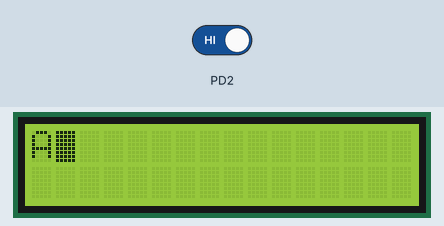
Bench run of a program on a simulated ATmega32, built with avr-gcc and emulated at 8 MHz. On the bench: 16×2 character LCD. Wiring (inferred from the names in the program): character LCD (HD44780): RS PA2; R/W PA3; E PA4; data PC0, PC1, PC2, PC3, PC4, PC5, PC6, PC7. Inputs (shaded band) come from the test bench; at power-on: PD2 HIGH.

Above: at 1.2 s.
1.3 s: PD2 driven LOW
At 3.5 s:
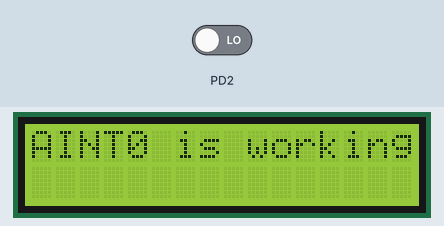
At 8.1 s:
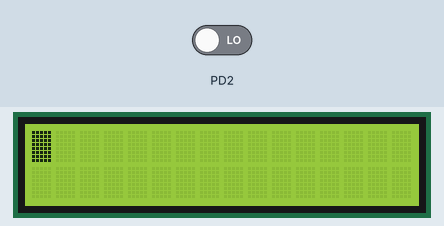
Timing chart, 0 to 9.6 s (numbered marks = the images above; inputs shaded):
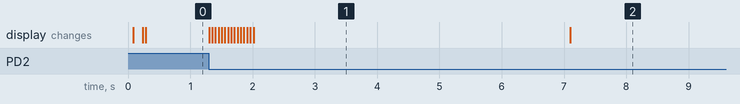

The program:

main.c
```c
/*
 * mcal.c
 *
 * Created: 09/05/2022 01:21:10 م
 * Author : hazem
 */

#include <avr/io.h>

#include<avr/interrupt.h>
#include "Atmega32.h"
#include "gpio.h"
#include "keypad.h"
#include "lcd.h"
#include "EXTI.h"

/*
void gpio_init() {
	GPIO_PinConfig_t PinConfig;
	PinConfig.GPIO_PinNumber = GPIO_PIN_0;
	PinConfig.GPIO_MODE = GPIO_MODE_OUTPUT_PP;
	MCAL_GPIO_Init(GPIOA,&PinConfig);


	PinConfig.GPIO_PinNumber = GPIO_PIN_1;
	PinConfig.GPIO_MODE = GPIO_MODE_INPUT_PU;
	MCAL_GPIO_Init(GPIOA,&PinConfig);

}
*/
unsigned int IRQ_FLAG = 0;


void Interupt_INT0(void)
{
	IRQ_FLAG = 1;
	HCAL_LCD_WRITE_STRING("INT0 is working");
	_delay_ms(5000);
}
/*
ISR(INT0_vect)
{
		IRQ_FLAG = 1;
		HCAL_LCD_WRITE_STRING("INT0 is working");
		_delay_ms(5000);
}
*/
int main(void)
{
	EXTI_PinConfig_t EX;
	EX.EXTI_PIN = INT0_Falling;
	EX.IRQ_EN = EXTI_IRQ_Enable;
	EX.P_IRQ_callBack = Interupt_INT0;
	MCAL_EXTI_GPIO_Init(&EX);
	Interupt_Enable();
	//MCUCR |= (1<<1);
	//GICR |= (1<<6);

	//SREG |= (1<<7);

	HCAL_LCD_INIT();
	HCAL_LCD_WRITE_CHAR('A');
	_delay_ms(1000);
	HCAL_LCD_clear_screen();
	IRQ_FLAG = 1;
	while (1)
    {
		if (IRQ_FLAG == 1)
		{
				HCAL_LCD_clear_screen();
				IRQ_FLAG = 0;
		}


    }
}
```

Atmega32.h
```c
/*
 * Atmega32.h
 *
 * Created: 09/05/2022 01:35:29 م
 *  Author: hazem
 */


#ifndef ATMEGA32_H_
#define ATMEGA32_H_

#include <avr/io.h>
#include <stdint.h>
#define F_CPU 8000000UL
#include <util/delay.h>

// GPIO related ref

#define GPIOA_Base 0x39UL
#define GPIOB_Base 0x36UL
#define GPIOC_Base 0x33UL
#define GPIOD_Base 0x30UL

#define SREG_Base 0x5FUL

#define EXTI_Base 0x54UL

typedef struct
{
	volatile uint8_t  PIN ;
	volatile uint8_t  DDR ;
	volatile uint8_t  PORT ;
}GPIO_TypeDef;

typedef struct
{
	volatile uint8_t MCUCSR_r;
	volatile uint8_t MCUCR_r;
	volatile uint8_t reserved[4];
	volatile uint8_t GIFR_r ;
	volatile uint8_t GICR_r ;
}EXTI_TypeDef;

#define GPIOA ((GPIO_TypeDef *)GPIOA_Base)
#define GPIOB ((GPIO_TypeDef *)GPIOB_Base)
#define GPIOC ((GPIO_TypeDef *)GPIOC_Base)
#define GPIOD ((GPIO_TypeDef *)GPIOD_Base)

#define SREG_r	*(volatile uint8_t *)(SREG_Base)

#define EXTI ((EXTI_TypeDef *)EXTI_Base)


//-*-*-*-*-*-*-*-*-*-*-*-
//Macros :
//-*-*-*-*-*-*-*-*-*-*-*

#define Interupt_Enable() (SREG_r |= (1<<7));
#define Interupt_Disable() (SREG_r &= ~(1<<7));

//-*-*-*-*-*-*-*-*-*-*-*-
//IVT :
//-*-*-*-*-*-*-*-*-*-*-*
//EXTI
#define INT0_IRQ 2
#define INT1_IRQ 3
#define INT2_IRQ 4

#endif /* ATMEGA32_H_ */
```

EXTI.c
```c
/*
 * EXTI.c
 *
 * Created: 03/06/2022 05:31:59 م
 *  Author: hazem
 */

#include "Atmega32.h"
#include "EXTI.h"
#include "gpio.h"


void(* GP_IRQ_callBack[3])(void);


#define EXTI_Mapping_Register(x)     ( (x == EXTI0 || x == EXTI1) ? &(EXTI->MCUCR_r) : &(EXTI->MCUCSR_r) )


#define EXTI_Mapping_postion(x)     ( (x == EXTI0 ) ? 0 : (x == EXTI1)  ?  2 : 6 )

#define EXTI_Enable_position(x)		((x == EXTI0 ) ?  6 : (x == EXTI1)  ?  7 : 5)

void Update_EXTI(EXTI_PinConfig_t * EXTI_Config)
{
	// 1 - Config GPIO as input floating
	GPIO_PinConfig_t PinConfig;
	PinConfig.GPIO_PinNumber = EXTI_Config->EXTI_PIN.GPIO_PIN;
	PinConfig.GPIO_MODE = GPIO_MODE_INPUT_FLO;
	MCAL_GPIO_Init(EXTI_Config->EXTI_PIN.GPIO_PORT,&PinConfig);

	// 2 position
	volatile uint8_t * Config_register = EXTI_Mapping_Register(EXTI_Config->EXTI_PIN.ETI_InputLineNumber);
	volatile uint8_t position = EXTI_Mapping_postion(EXTI_Config->EXTI_PIN.ETI_InputLineNumber);

	// 3 config
	if (Config_register == &(EXTI->MCUCR_r))
	{
		*Config_register &= ~(0b11 << position);
	}
	else
	{
		*Config_register &= ~(1 << position);
	}

	*Config_register |= ( EXTI_Config->EXTI_PIN.Trigger_Case << position);

	// 4 call back function
	GP_IRQ_callBack[EXTI_Config->EXTI_PIN.ETI_InputLineNumber] = EXTI_Config->P_IRQ_callBack;

	// 5 -ENable
	volatile uint8_t Enable_position =  EXTI_Enable_position(EXTI_Config->EXTI_PIN.ETI_InputLineNumber);
	if (EXTI_Config->IRQ_EN == EXTI_IRQ_Enable)
	{
		EXTI->GICR_r |= (1<<Enable_position);
	}
	else
	{
		EXTI->GICR_r &= ~(1<<Enable_position);
	}

}
void MCAL_EXTI_GPIO_Init(EXTI_PinConfig_t * EXTI_Config)
{
	Update_EXTI(EXTI_Config);
}
void MCAL_EXTI_GPIO_DeInit(void)
{
	EXTI->GICR_r &= ~(0b111<<5);
	EXTI->GIFR_r &= ~(0b111<<5);
	EXTI->MCUCSR_r &= ~(1<<6);
	EXTI->MCUCSR_r &= ~(0x0F);
}

void MCAL_EXTI_GPIO_Update(EXTI_PinConfig_t * EXTI_Config)
{
	Update_EXTI(EXTI_Config);
}

ISR (INT0_vect)          //External interrupt_zero ISR
{
	GP_IRQ_callBack[0]();
	// EXTI->GIFR_r |= (1<<6) cleared by sw
}
ISR (INT1_vect)        //External interrupt_one ISR
{
	GP_IRQ_callBack[1]();
}
ISR (INT2_vect)        //External interrupt_one ISR
{
	GP_IRQ_callBack[2]();
}
```

EXTI.h
```c
/*
 * EXTI.h
 *
 * Created: 03/06/2022 05:31:45 م
 *  Author: hazem
 */


#ifndef EXTI_H_
#define EXTI_H_


#include<avr/interrupt.h>
#include "Atmega32.h"
#include "gpio.h"


typedef struct
{
	uint8_t ETI_InputLineNumber ;
	GPIO_TypeDef *  GPIO_PORT;
	uint16_t GPIO_PIN ;
	uint8_t IVT_IRQ_Number;
	uint8_t Trigger_Case; // @ref Cases


}EXTI_GPIO_Mapping_Config_t;

typedef struct
{
	EXTI_GPIO_Mapping_Config_t EXTI_PIN ; // specifies the external interrupt GPIO mapping , @ref EXTI_define

	void(* P_IRQ_callBack)(void); // set the c function to be called once the IRQ happen

	uint8_t IRQ_EN;

}EXTI_PinConfig_t;

#define EXTI0 0 // INT 0
#define EXTI1 1
#define EXTI2 2

// @ref EXTI_Trigger
#define EXTI_Trigger_LowLevel   			0
#define EXTI_Trigger_RisingAndFalling   	1
#define EXTI_Trigger_FALLING   				2
#define EXTI_Trigger_RISING   				3

#define EXTI_Trigger_RISING_INT2		1
#define EXTI_Trigger_FALLING_INT2		0


#define EXTI_IRQ_Enable 1
#define EXTI_IRQ_Disable 0


#define INT0_Rising						(EXTI_GPIO_Mapping_Config_t){EXTI0, GPIOD , GPIO_PIN_2 , INT0_IRQ , EXTI_Trigger_RISING }
#define INT0_Falling					(EXTI_GPIO_Mapping_Config_t){EXTI0, GPIOD , GPIO_PIN_2 , INT0_IRQ , EXTI_Trigger_FALLING }
#define INT0_RisingAndFalling			(EXTI_GPIO_Mapping_Config_t){EXTI0, GPIOD , GPIO_PIN_2 , INT0_IRQ , EXTI_Trigger_RisingAndFalling }
#define INT0_LowLevel					(EXTI_GPIO_Mapping_Config_t){EXTI0, GPIOD , GPIO_PIN_2 , INT0_IRQ , EXTI_Trigger_LowLevel }

#define INT1_Rising						(EXTI_GPIO_Mapping_Config_t){EXTI1, GPIOD , GPIO_PIN_3 , INT1_IRQ , EXTI_Trigger_RISING }
#define INT1_Falling					(EXTI_GPIO_Mapping_Config_t){EXTI1, GPIOD , GPIO_PIN_3 , INT1_IRQ , EXTI_Trigger_FALLING }
#define INT1_RisingAndFalling			(EXTI_GPIO_Mapping_Config_t){EXTI1, GPIOD , GPIO_PIN_3 , INT1_IRQ , EXTI_Trigger_RisingAndFalling }
#define INT1_LowLevel					(EXTI_GPIO_Mapping_Config_t){EXTI1, GPIOD , GPIO_PIN_3 , INT1_IRQ , EXTI_Trigger_LowLevel }

#define INT2_Rising						(EXTI_GPIO_Mapping_Config_t){EXTI2, GPIOB , GPIO_PIN_2 , INT2_IRQ , EXTI_Trigger_RISING_INT2 }
#define INT2_Falling					(EXTI_GPIO_Mapping_Config_t){EXTI2, GPIOB , GPIO_PIN_2 , INT2_IRQ , EXTI_Trigger_FALLING_INT2 }


void MCAL_EXTI_GPIO_Init(EXTI_PinConfig_t * EXTI_Config);
void MCAL_EXTI_GPIO_DeInit(void);

void MCAL_EXTI_GPIO_Update(EXTI_PinConfig_t * EXTI_Config);


#endif /* EXTI_H_ */
```

gpio.c
```c
/*
 * gpio.c
 *
 * Created: 09/05/2022 04:44:28 م
 *  Author: hazem
 */

#include "Atmega32.h"
#include "gpio.h"


void MCAL_disable_Pull_up()
{
	SFIOR |= (1<<2);
}
void MCAL_enable_Pull_up()
{
	SFIOR &= ~(1<<2);
}


void MCAL_GPIO_Init (GPIO_TypeDef *GPIOx, GPIO_PinConfig_t* PinConfig)
{

	if (PinConfig->GPIO_MODE == GPIO_MODE_INPUT_FLO)
	{
		GPIOx->DDR &= ~(PinConfig->GPIO_PinNumber);
		GPIOx->PORT &= ~(PinConfig->GPIO_PinNumber);
	}
	else if (PinConfig->GPIO_MODE == GPIO_MODE_INPUT_PU)
	{
		GPIOx->DDR &= ~(PinConfig->GPIO_PinNumber);
		GPIOx->PORT |= (PinConfig->GPIO_PinNumber);
	}
	else if (PinConfig->GPIO_MODE == GPIO_MODE_OUTPUT_PP)
	{
		GPIOx->DDR |= (PinConfig->GPIO_PinNumber);
	}
}
void MCAL_GPIO_DeInit (GPIO_TypeDef *GPIOx)
{
	GPIOx->DDR = 0x00;
	GPIOx->PORT = 0x00;
}

uint8_t MCAL_GPIO_ReadPin (GPIO_TypeDef *GPIOx,uint8_t PinNumber )
{

	if((GPIOx->PIN & PinNumber) != GPIO_PIN_RESET  )
		return GPIO_PIN_SET;
	else
		return GPIO_PIN_RESET;
}
uint8_t MCAL_GPIO_ReadPort (GPIO_TypeDef *GPIOx)
{
	return GPIOx->PIN;
}

void MCAL_GPIO_WritePin (GPIO_TypeDef *GPIOx,uint8_t PinNumber , uint8_t Value)
{
	if (Value == GPIO_PIN_SET)
	{
		GPIOx->PORT |= PinNumber;
	}
	else
	{
		GPIOx->PORT &= ~(PinNumber);
	}

}
void MCAL_GPIO_WritePort (GPIO_TypeDef *GPIOx , uint8_t Value)
{
	GPIOx->PORT = Value;
}

void MCAL_GPIO_TogglePin (GPIO_TypeDef *GPIOx,uint8_t PinNumber )
{
	GPIOx->PORT ^= PinNumber;

}
```

gpio.h
```c
/*
 * gpio.h
 *
 * Created: 09/05/2022 04:29:52 م
 *  Author: hazem
 */


#ifndef GPIO_H_
#define GPIO_H_

#include "Atmega32.h"

//Config Structure

typedef struct
{
	uint8_t GPIO_PinNumber ; // Specifies the GPIO pins to be configured.
	// This parameter must be set based on @ref GPIO_PINS_define

	uint8_t  GPIO_MODE      ; // Specifies the operating mode for the selected pins
	// This parameter can be a value of @ref GPIO_MODE_define

}GPIO_PinConfig_t;

//@ref GPIO_PIN_state
#define GPIO_PIN_SET    	1
#define GPIO_PIN_RESET     0

//================================
//Macros Configuration References
//================================

// @ref GPIO_PINS_define
#define GPIO_PIN_0                 ((uint8_t)0x01)  /* Pin 0 selected    */
#define GPIO_PIN_1                 ((uint8_t)0x02)  /* Pin 1 selected  10  */
#define GPIO_PIN_2                 ((uint8_t)0x04)  /* Pin 2 selected  100  */
#define GPIO_PIN_3                 ((uint8_t)0x08)  /* Pin 3 selected  1000  */
#define GPIO_PIN_4                 ((uint8_t)0x10)  /* Pin 4 selected  10000  */
#define GPIO_PIN_5                 ((uint8_t)0x20)  /* Pin 5 selected    */
#define GPIO_PIN_6                 ((uint8_t)0x40)  /* Pin 6 selected    */
#define GPIO_PIN_7                 ((uint8_t)0x80)  /* Pin 7 selected    */
#define GPIO_PIN_All               ((uint8_t)0xFF)  /* All pins selected */

//@ref GPIO_MODE_define

#define  GPIO_MODE_INPUT_FLO                     0x00000001u   //Floating input
#define  GPIO_MODE_INPUT_PU                      0x00000002u   //Input with pull-up
#define  GPIO_MODE_OUTPUT_PP                     0x00000003u   //General purpose output push-pull


// default is enabled
void MCAL_disable_Pull_up();
void MCAL_enable_Pull_up();

void MCAL_GPIO_Init (GPIO_TypeDef *GPIOx, GPIO_PinConfig_t* PinConfig);
void MCAL_GPIO_DeInit (GPIO_TypeDef *GPIOx);

uint8_t MCAL_GPIO_ReadPin (GPIO_TypeDef *GPIOx,uint8_t PinNumber );
uint8_t MCAL_GPIO_ReadPort (GPIO_TypeDef *GPIOx);

void MCAL_GPIO_WritePin (GPIO_TypeDef *GPIOx,uint8_t PinNumber , uint8_t Value);
void MCAL_GPIO_WritePort (GPIO_TypeDef *GPIOx , uint8_t Value);

void MCAL_GPIO_TogglePin (GPIO_TypeDef *GPIOx,uint8_t PinNumber );


#endif /* GPIO_H_ */
```

keypad.c
```c
/*
 * keypad.c
 *
 * Created: 17/05/2022 09:37:12 م
 *  Author: hazem
 */

#include "keypad.h"

uint8_t rows[] = {R0,R1,R2,R3};
uint8_t cols[] = {C0,C1,C2,C3};

void HCAL_Keypad_init()
{
	GPIO_PinConfig_t PinConfig;

	PinConfig.GPIO_PinNumber = R0;
	PinConfig.GPIO_MODE = GPIO_MODE_INPUT_PU;
	MCAL_GPIO_Init( KEYPAD_PORT ,&PinConfig);

	PinConfig.GPIO_PinNumber = R1;
	PinConfig.GPIO_MODE = GPIO_MODE_INPUT_PU;
	MCAL_GPIO_Init( KEYPAD_PORT ,&PinConfig);

	PinConfig.GPIO_PinNumber = R2;
	PinConfig.GPIO_MODE = GPIO_MODE_INPUT_PU;
	MCAL_GPIO_Init( KEYPAD_PORT ,&PinConfig);

	PinConfig.GPIO_PinNumber = R3;
	PinConfig.GPIO_MODE = GPIO_MODE_INPUT_PU;
	MCAL_GPIO_Init( KEYPAD_PORT ,&PinConfig);

	PinConfig.GPIO_PinNumber = C0;
	PinConfig.GPIO_MODE = GPIO_MODE_OUTPUT_PP;
	MCAL_GPIO_Init( KEYPAD_PORT ,&PinConfig);

	PinConfig.GPIO_PinNumber = C1;
	PinConfig.GPIO_MODE = GPIO_MODE_OUTPUT_PP;
	MCAL_GPIO_Init( KEYPAD_PORT ,&PinConfig);

	PinConfig.GPIO_PinNumber = C2;
	PinConfig.GPIO_MODE = GPIO_MODE_OUTPUT_PP;
	MCAL_GPIO_Init( KEYPAD_PORT ,&PinConfig);


	PinConfig.GPIO_PinNumber = C3;
	PinConfig.GPIO_MODE = GPIO_MODE_OUTPUT_PP;
	MCAL_GPIO_Init( KEYPAD_PORT ,&PinConfig);
}


char HCAL_Keypad_getkey()
{
	uint8_t i , j;
	for(i = 0 ; i < NROWS ; i++)
	{

		MCAL_GPIO_WritePin(KEYPAD_PORT,cols[0],GPIO_PIN_SET);
		MCAL_GPIO_WritePin(KEYPAD_PORT,cols[1],GPIO_PIN_SET);
		MCAL_GPIO_WritePin(KEYPAD_PORT,cols[2],GPIO_PIN_SET);
		MCAL_GPIO_WritePin(KEYPAD_PORT,cols[3],GPIO_PIN_SET);

		MCAL_GPIO_WritePin(KEYPAD_PORT,cols[i],GPIO_PIN_RESET);
		for (j = 0 ; j < NCOLS ; j++)
		{
			if (MCAL_GPIO_ReadPin(KEYPAD_PORT,rows[j]) == GPIO_PIN_RESET)
			{
				while(MCAL_GPIO_ReadPin(KEYPAD_PORT,rows[j]) == GPIO_PIN_RESET);
				switch (i) {
					case (0):
					if (j == 0)
					return '7';
					else if (j == 1)
					return '4';
					else if (j == 2)
					return '1';
					else if (j == 3)
					return '?';
					break;
					case (1):
					if (j == 0)
					return '8';
					else if (j == 1)
					return '5';
					else if (j == 2)
					return '2';
					else if (j == 3)
					return '0';
					break;
					case (2):
					if (j == 0)
					return '9';
					else if (j == 1)
					return '6';
					else if (j == 2)
					return '3';
					else if (j == 3)
					return '=';
					break;
					case (3):
					if (j == 0)
					return '/';
					else if (j == 1)
					return '*';
					else if (j == 2)
					return '-';
					else if (j == 3)
					return '+';
					break;
				}

			}
		}
	}

	return 'A';
}
```

keypad.h
```c
/*
 * keypad.h
 *
 * Created: 09/05/2022 06:01:01 م
 *  Author: hazem
 */


#ifndef KEYPAD_H_
#define KEYPAD_H_

#include "gpio.h"

#define KEYPAD_PORT GPIOB

#define NROWS 4

#define NCOLS 4

#define R0 GPIO_PIN_0
#define R1 GPIO_PIN_1
#define R2 GPIO_PIN_2
#define R3 GPIO_PIN_3
#define C0 GPIO_PIN_4
#define C1 GPIO_PIN_5
#define C2 GPIO_PIN_6
#define C3 GPIO_PIN_7

void HCAL_Keypad_init();
char HCAL_Keypad_getkey();


#endif /* KEYPAD_H_ */
```

lcd.c
```c
/*
 * lcd.c
 *
 * Created: 17/05/2022 10:33:20 م
 *  Author: hazem
 */

#include "lcd.h"

void Make_Pins_Output()
{
		GPIO_PinConfig_t PinCfg;
		PinCfg.GPIO_PinNumber = DATA_PIN_0;
		PinCfg.GPIO_MODE = GPIO_MODE_OUTPUT_PP;
		MCAL_GPIO_Init(LCD_DATA, &PinCfg);

		PinCfg.GPIO_PinNumber = DATA_PIN_1;
		PinCfg.GPIO_MODE = GPIO_MODE_OUTPUT_PP;
		MCAL_GPIO_Init(LCD_DATA, &PinCfg);


		PinCfg.GPIO_PinNumber = DATA_PIN_2;
		PinCfg.GPIO_MODE = GPIO_MODE_OUTPUT_PP;
		MCAL_GPIO_Init(LCD_DATA, &PinCfg);


		PinCfg.GPIO_PinNumber = DATA_PIN_3;
		PinCfg.GPIO_MODE = GPIO_MODE_OUTPUT_PP;
		MCAL_GPIO_Init(LCD_DATA, &PinCfg);

		PinCfg.GPIO_PinNumber = DATA_PIN_4;
		PinCfg.GPIO_MODE = GPIO_MODE_OUTPUT_PP;
		MCAL_GPIO_Init(LCD_DATA, &PinCfg);

		PinCfg.GPIO_PinNumber = DATA_PIN_5;
		PinCfg.GPIO_MODE = GPIO_MODE_OUTPUT_PP;
		MCAL_GPIO_Init(LCD_DATA, &PinCfg);

		PinCfg.GPIO_PinNumber = DATA_PIN_6;
		PinCfg.GPIO_MODE = GPIO_MODE_OUTPUT_PP;
		MCAL_GPIO_Init(LCD_DATA, &PinCfg);

		PinCfg.GPIO_PinNumber = DATA_PIN_7;
		PinCfg.GPIO_MODE = GPIO_MODE_OUTPUT_PP;
		MCAL_GPIO_Init(LCD_DATA, &PinCfg);
}

void Make_Pins_Input()
{
		GPIO_PinConfig_t PinCfg;
		PinCfg.GPIO_PinNumber = DATA_PIN_0;
		PinCfg.GPIO_MODE = GPIO_MODE_INPUT_FLO;
		MCAL_GPIO_Init(LCD_DATA, &PinCfg);

		PinCfg.GPIO_PinNumber = DATA_PIN_1;
		PinCfg.GPIO_MODE = GPIO_MODE_INPUT_FLO;
		MCAL_GPIO_Init(LCD_DATA, &PinCfg);


		PinCfg.GPIO_PinNumber = DATA_PIN_2;
		PinCfg.GPIO_MODE = GPIO_MODE_INPUT_FLO;
		MCAL_GPIO_Init(LCD_DATA, &PinCfg);


		PinCfg.GPIO_PinNumber = DATA_PIN_3;
		PinCfg.GPIO_MODE = GPIO_MODE_INPUT_FLO;
		MCAL_GPIO_Init(LCD_DATA, &PinCfg);

		PinCfg.GPIO_PinNumber = DATA_PIN_4;
		PinCfg.GPIO_MODE = GPIO_MODE_INPUT_FLO;
		MCAL_GPIO_Init(LCD_DATA, &PinCfg);

		PinCfg.GPIO_PinNumber = DATA_PIN_5;
		PinCfg.GPIO_MODE = GPIO_MODE_INPUT_FLO;
		MCAL_GPIO_Init(LCD_DATA, &PinCfg);

		PinCfg.GPIO_PinNumber = DATA_PIN_6;
		PinCfg.GPIO_MODE = GPIO_MODE_INPUT_FLO;
		MCAL_GPIO_Init(LCD_DATA, &PinCfg);

		PinCfg.GPIO_PinNumber = DATA_PIN_7;
		PinCfg.GPIO_MODE = GPIO_MODE_INPUT_FLO;
		MCAL_GPIO_Init(LCD_DATA, &PinCfg);
}

void HCAL_LCD_INIT()
{
	GPIO_PinConfig_t PinCfg;

	_delay_ms(15);

	PinCfg.GPIO_PinNumber = RS_SWITCH;
	PinCfg.GPIO_MODE = GPIO_MODE_OUTPUT_PP;
	MCAL_GPIO_Init(LCD_CTRL, &PinCfg);

	PinCfg.GPIO_PinNumber = RW_SWITCH;
	PinCfg.GPIO_MODE = GPIO_MODE_OUTPUT_PP;
	MCAL_GPIO_Init(LCD_CTRL, &PinCfg);

	PinCfg.GPIO_PinNumber = EN_SWITCH;
	PinCfg.GPIO_MODE = GPIO_MODE_OUTPUT_PP;
	MCAL_GPIO_Init(LCD_CTRL, &PinCfg);


	Make_Pins_Output();

	MCAL_GPIO_WritePin(LCD_CTRL, EN_SWITCH, GPIO_PIN_RESET);
	MCAL_GPIO_WritePin(LCD_CTRL, RS_SWITCH, GPIO_PIN_RESET);
	MCAL_GPIO_WritePin(LCD_CTRL, RW_SWITCH, GPIO_PIN_RESET);

	_delay_ms(15);

	HCAL_LCD_clear_screen();
	HCAL_LCD_WRITE_COMMAND(LCD_FUNCTION_8BIT_2LINES);
	HCAL_LCD_WRITE_COMMAND(LCD_ENTRY_MODE);
	HCAL_LCD_WRITE_COMMAND(LCD_BEGIN_AT_FIRST_ROW);
	HCAL_LCD_WRITE_COMMAND(LCD_DISP_ON_CURSOR_BLINK);

}


void HCAL_LCD_WRITE_COMMAND(unsigned char command)
{
	MCAL_GPIO_WritePort(LCD_DATA, command);

	MCAL_GPIO_WritePin(LCD_CTRL, RW_SWITCH, GPIO_PIN_RESET);
	MCAL_GPIO_WritePin(LCD_CTRL, RS_SWITCH, GPIO_PIN_RESET);
	_delay_ms(1);
	HCAL_LCD_lcd_kick();

}
void HCAL_LCD_WRITE_CHAR(unsigned char character)
{
	MCAL_GPIO_WritePort(LCD_DATA, character);
	MCAL_GPIO_WritePin(LCD_CTRL, RW_SWITCH, GPIO_PIN_RESET);
	MCAL_GPIO_WritePin(LCD_CTRL, RS_SWITCH, GPIO_PIN_SET);
	_delay_ms(1);
	HCAL_LCD_lcd_kick();


}
void HCAL_LCD_WRITE_STRING(char* string)
{
	int count = 0;
	while (*string > 0) {
		count++;
		HCAL_LCD_WRITE_CHAR(*string++);
		if (count == 16) {
			HCAL_LCD_GOTO_XY(2, 0);
			} else if (count == 32) {
			HCAL_LCD_clear_screen();
			HCAL_LCD_GOTO_XY(1, 0);
			count = 0;
		}
	}


}
void HCAL_LCD_check_lcd_isbusy(void)
{

	Make_Pins_Input();

	MCAL_GPIO_WritePin(LCD_CTRL, RW_SWITCH, GPIO_PIN_SET);
	MCAL_GPIO_WritePin(LCD_CTRL, RS_SWITCH, GPIO_PIN_RESET);
	HCAL_LCD_lcd_kick();
	Make_Pins_Output();
	MCAL_GPIO_TogglePin(GPIOA,GPIO_PIN_0);
}
void HCAL_LCD_lcd_kick(void)
{
	MCAL_GPIO_WritePin(LCD_CTRL, EN_SWITCH, GPIO_PIN_RESET);
	_delay_ms(50);
	MCAL_GPIO_WritePin(LCD_CTRL, EN_SWITCH, GPIO_PIN_SET);
}
void HCAL_LCD_clear_screen()
{
	HCAL_LCD_WRITE_COMMAND(LCD_CLEAR_SCREEN);

}
void HCAL_LCD_GOTO_XY(unsigned char line, unsigned char position)
{
	if (line == 1) {
		if (position < 16 && position >= 0) {
			HCAL_LCD_WRITE_COMMAND(LCD_BEGIN_AT_FIRST_ROW + position);
		}
	}
	if (line == 2) {
		if (position < 16 && position >= 0) {
			HCAL_LCD_WRITE_COMMAND(LCD_BEGIN_AT_SECOND_ROW + position);
		}
	}

}
```

Source omitted: lcd.h (1716 bytes)

Measured:
- after the input at 1.3 s, the display: first changes at once (image 1 shows a later state)
- what the display in image 1 shows lasts 5.1 s, from 2.0 s to 7.1 s
